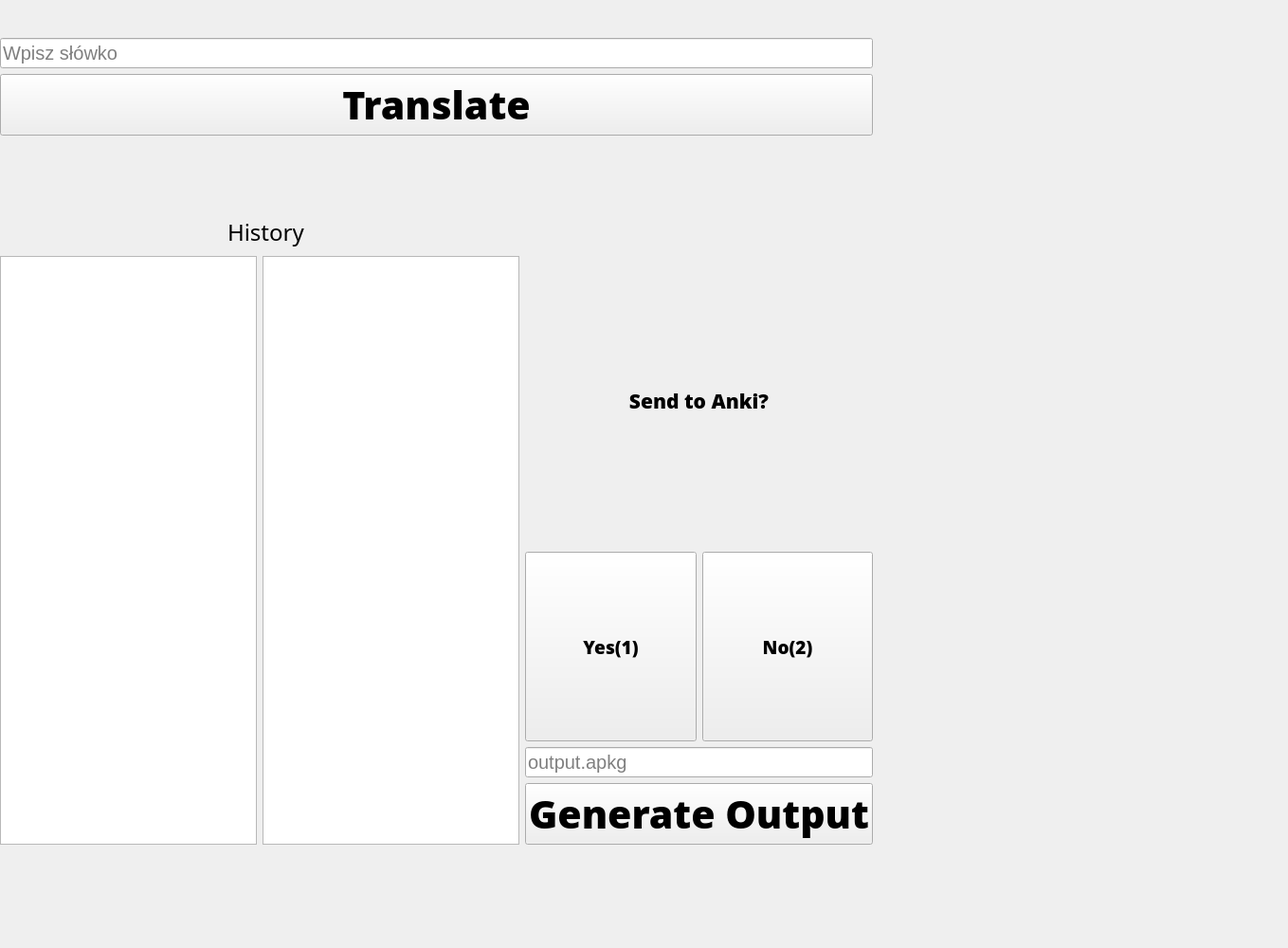
<?xml version="1.0" encoding="UTF-8"?>
<ui version="4.0">
 <class>Form</class>
 <widget class="QWidget" name="Form">
  <property name="geometry">
   <rect>
    <x>0</x>
    <y>0</y>
    <width>1359</width>
    <height>1000</height>
   </rect>
  </property>
  <property name="windowTitle">
   <string>Translator</string>
  </property>
  <property name="styleSheet">
   <string notr="true">QWidget{
background-color: &quot;black&quot;}
QPushButton{
background-color:&quot;green&quot;
}
QLabel{
color:&quot;white&quot;
}
QListWidget{
background-color:&quot;grey&quot;}
QLineEdit{
background-color:&quot;grey&quot;}
#btn_no{
background-color:&quot;red&quot;
}</string>
  </property>
  <widget class="QLabel" name="history">
   <property name="geometry">
    <rect>
     <x>240</x>
     <y>220</y>
     <width>81</width>
     <height>50</height>
    </rect>
   </property>
   <property name="font">
    <font>
     <family>Noto Sans Display Medium</family>
     <pointsize>18</pointsize>
    </font>
   </property>
   <property name="text">
    <string>History</string>
   </property>
  </widget>
  <widget class="QWidget" name="verticalLayoutWidget">
   <property name="geometry">
    <rect>
     <x>0</x>
     <y>40</y>
     <width>921</width>
     <height>181</height>
    </rect>
   </property>
   <layout class="QVBoxLayout" name="verticalLayout">
    <property name="sizeConstraint">
     <enum>QLayout::SetNoConstraint</enum>
    </property>
    <item>
     <widget class="QLineEdit" name="edit_input_text">
      <property name="font">
       <font>
        <pointsize>15</pointsize>
       </font>
      </property>
      <property name="placeholderText">
       <string>Wpisz słówko</string>
      </property>
     </widget>
    </item>
    <item>
     <widget class="QPushButton" name="btn_translate">
      <property name="font">
       <font>
        <family>Open Sans ExtraBold</family>
        <pointsize>31</pointsize>
        <weight>75</weight>
        <bold>true</bold>
       </font>
      </property>
      <property name="text">
       <string>Translate</string>
      </property>
      <property name="shortcut">
       <string>Return</string>
      </property>
     </widget>
    </item>
    <item>
     <widget class="QLabel" name="label_translation">
      <property name="font">
       <font>
        <family>Noto Sans Display Medium</family>
        <pointsize>18</pointsize>
       </font>
      </property>
      <property name="text">
       <string/>
      </property>
      <property name="alignment">
       <set>Qt::AlignCenter</set>
      </property>
     </widget>
    </item>
   </layout>
  </widget>
  <widget class="QWidget" name="horizontalLayoutWidget">
   <property name="geometry">
    <rect>
     <x>0</x>
     <y>270</y>
     <width>921</width>
     <height>621</height>
    </rect>
   </property>
   <layout class="QHBoxLayout" name="horizontalLayout">
    <item>
     <widget class="QListWidget" name="list_pl">
      <property name="sizePolicy">
       <sizepolicy hsizetype="Minimum" vsizetype="Expanding">
        <horstretch>0</horstretch>
        <verstretch>0</verstretch>
       </sizepolicy>
      </property>
     </widget>
    </item>
    <item>
     <widget class="QListWidget" name="list_en">
      <property name="sizePolicy">
       <sizepolicy hsizetype="Minimum" vsizetype="Expanding">
        <horstretch>0</horstretch>
        <verstretch>0</verstretch>
       </sizepolicy>
      </property>
     </widget>
    </item>
    <item>
     <layout class="QVBoxLayout" name="verticalLayout_2" stretch="0,0,0">
      <property name="sizeConstraint">
       <enum>QLayout::SetMaximumSize</enum>
      </property>
      <property name="leftMargin">
       <number>0</number>
      </property>
      <item>
       <layout class="QVBoxLayout" name="verticalLayout_3">
        <item>
         <widget class="QLabel" name="label">
          <property name="font">
           <font>
            <family>Open Sans ExtraBold</family>
            <pointsize>16</pointsize>
            <weight>75</weight>
            <bold>true</bold>
           </font>
          </property>
          <property name="text">
           <string>Send to Anki?</string>
          </property>
          <property name="alignment">
           <set>Qt::AlignCenter</set>
          </property>
         </widget>
        </item>
        <item>
         <layout class="QHBoxLayout" name="horizontalLayout_2">
          <item>
           <widget class="QPushButton" name="btn_yes">
            <property name="sizePolicy">
             <sizepolicy hsizetype="Minimum" vsizetype="Maximum">
              <horstretch>0</horstretch>
              <verstretch>0</verstretch>
             </sizepolicy>
            </property>
            <property name="minimumSize">
             <size>
              <width>0</width>
              <height>200</height>
             </size>
            </property>
            <property name="font">
             <font>
              <family>Open Sans ExtraBold</family>
              <pointsize>14</pointsize>
              <weight>75</weight>
              <bold>true</bold>
             </font>
            </property>
            <property name="autoFillBackground">
             <bool>false</bool>
            </property>
            <property name="text">
             <string>Yes(1)</string>
            </property>
            <property name="shortcut">
             <string>1</string>
            </property>
           </widget>
          </item>
          <item>
           <widget class="QPushButton" name="btn_no">
            <property name="minimumSize">
             <size>
              <width>0</width>
              <height>200</height>
             </size>
            </property>
            <property name="font">
             <font>
              <family>Open Sans ExtraBold</family>
              <pointsize>14</pointsize>
              <weight>75</weight>
              <bold>true</bold>
             </font>
            </property>
            <property name="text">
             <string>No(2)</string>
            </property>
            <property name="shortcut">
             <string>2</string>
            </property>
           </widget>
          </item>
         </layout>
        </item>
       </layout>
      </item>
      <item>
       <widget class="QLineEdit" name="edit_output_text">
        <property name="sizePolicy">
         <sizepolicy hsizetype="Preferred" vsizetype="Maximum">
          <horstretch>0</horstretch>
          <verstretch>0</verstretch>
         </sizepolicy>
        </property>
        <property name="font">
         <font>
          <pointsize>15</pointsize>
         </font>
        </property>
        <property name="layoutDirection">
         <enum>Qt::LeftToRight</enum>
        </property>
        <property name="placeholderText">
         <string>output.apkg</string>
        </property>
       </widget>
      </item>
      <item>
       <widget class="QPushButton" name="btn_output">
        <property name="sizePolicy">
         <sizepolicy hsizetype="Fixed" vsizetype="Fixed">
          <horstretch>0</horstretch>
          <verstretch>0</verstretch>
         </sizepolicy>
        </property>
        <property name="font">
         <font>
          <family>Open Sans ExtraBold</family>
          <pointsize>31</pointsize>
          <weight>75</weight>
          <bold>true</bold>
         </font>
        </property>
        <property name="text">
         <string>Generate Output</string>
        </property>
       </widget>
      </item>
     </layout>
    </item>
   </layout>
  </widget>
 </widget>
 <resources/>
 <connections/>
</ui>
